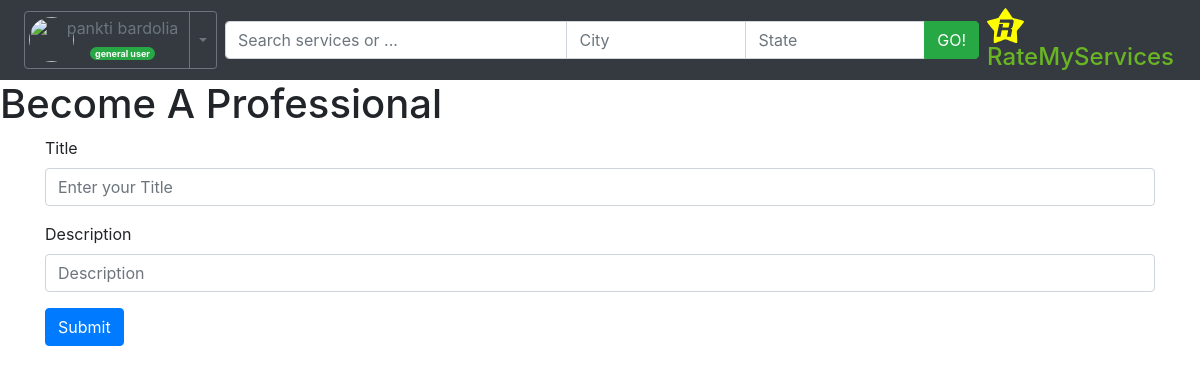
The app's page /RateMyServices/becomeProUser/3/ (signed in), older data.
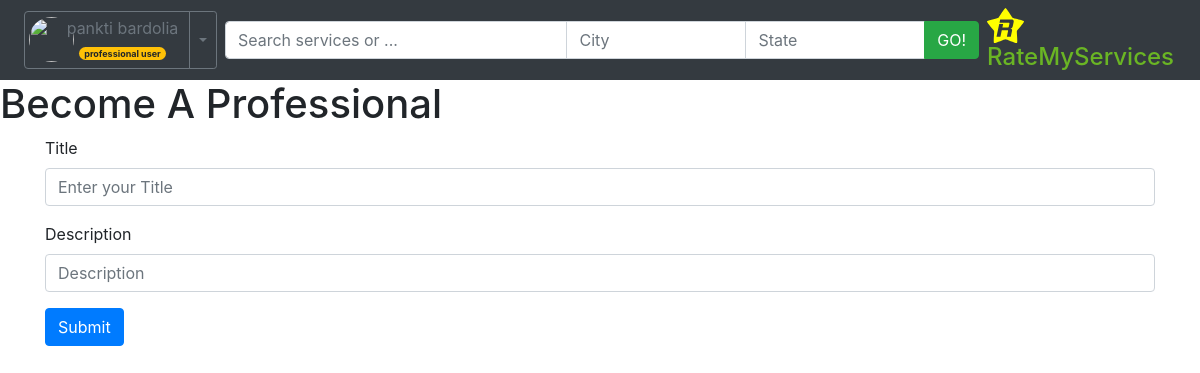
The same page, newer data.
### RateMyServices/views.py (the view)
# urls.py: path('becomeProUser/<int:generaluser_id>/', views.becomeProUser, name='becomeProUser'),
def becomeProUser(request, generaluser_id):
	gUser = get_object_or_404(User, id=generaluser_id)
	return render(request, 'RateMyServices/becomeProUser.html', {'gUser': gUser})

### accounts/models.py (called while the page is built)
    def get_full_name(self):
        full_name = self.first_name + " " + self.last_name
        return full_name

    @property
    def is_professional(self):
        return self.professional

    @property
    def is_active(self):
        return self.active

### RateMyServices/templates/RateMyServices/becomeProUser.html (shortened to what this page needs)
{% extends "RateMyServices/base.html" %}
{% block content %}
<h1>Become A Professional</h1>
<div class="container">
    <form action="{% url 'RateMyServices:addProUser' request.user.id %}" method="post">
        <div class="form-group">
            <label for="title">Title</label>
            <input type="text" class="form-control" id="title" placeholder="Enter your Title">
        </div>
        <div class="form-group">
            <label for="description">Description</label>
            <input type="text" class="form-control" id="description" placeholder="Description">
        </div>
        <button type="submit" class="btn btn-primary">Submit</button>
    </form>
</div>
{% endblock %}

### RateMyServices/templates/RateMyServices/users_login_block.html (shortened to what this page needs)
{% load static %}
{% if request.user.first_name == None %}
        <div class="btn-group">
            <form class="d-inline" action="{% url 'RateMyServices:login' %}" method="post">
                {% csrf_token %}
                <button class="btn btn-success btn-sm" type="submit">Log in</button>
            </form>
            <form class="d-inline" action="{% url 'RateMyServices:signup_view' %}" method="post">
                {% csrf_token %}
                <button class="btn btn-outline-success btn-sm" type="submit">Sign up</button>
            </form>
        </div>
{% else %}
    <div class="btn-group">
        <button type="button" class="btn btn-outline-secondary p-0">
            <div class="container p-1">
                <div class="row align-items-center p-0">
                    <div class="col-2">
                        <img class="rounded-circle" height="45px" width="45px" src="{% static 'RateMyServices/images/profile_dumy.jpg' %}" alt=""/>
                    </div>
                    <div class="col-10">
                        <div class="p-0 text-nowrap overflow-hidden">{{request.user.get_full_name}}</div>
                        {% if request.user.is_professional %}
                            <div class="badge badge-pill badge-warning m-0" style="font-size: 9px;">professional user</div>
                        {% else %}
                            <div class="badge badge-pill badge-success m-0" style="font-size: 9px;">general user</div>
                        {% endif %}
                    </div>
                </div>
            </div>
        </button>
        <button type="button" class="btn btn-sm btn-outline-secondary dropdown-toggle dropdown-toggle-split" data-toggle="dropdown" aria-haspopup="true" aria-expanded="false">
        </button>
    </div>
{% endif %}

Row changes from the older to the newer data that the page shows:
changed User "pankti bardolia": professional False → True (drawn)
Text that changed along with them:
text no longer shown: "general user"
text now shown: "professional user"
